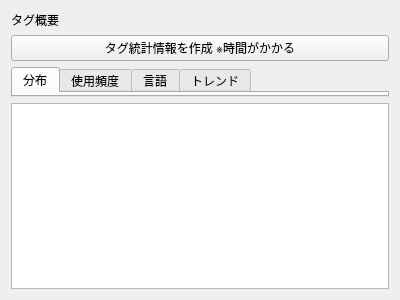
<?xml version="1.0" encoding="UTF-8"?>
<ui version="4.0">
 <class>TagStatisticsWidget</class>
 <widget class="QWidget" name="TagStatisticsWidget">
  <property name="geometry">
   <rect>
    <x>0</x>
    <y>0</y>
    <width>400</width>
    <height>300</height>
   </rect>
  </property>
  <property name="windowTitle">
   <string>タグ統計</string>
  </property>
  <layout class="QVBoxLayout" name="verticalLayout">
   <item>
    <widget class="QLabel" name="labelSummary">
     <property name="text">
      <string>タグ概要</string>
     </property>
    </widget>
   </item>
   <item>
    <widget class="QPushButton" name="statsGenerateButton">
     <property name="text">
      <string>タグ統計情報を作成 ※時間がかかる</string>
     </property>
    </widget>
   </item>
   <item>
    <widget class="QTabWidget" name="tabWidgetCharts">
     <widget class="QWidget" name="tabDistribution">
      <attribute name="title">
       <string>分布</string>
      </attribute>
     </widget>
     <widget class="QWidget" name="tabUsage">
      <attribute name="title">
       <string>使用頻度</string>
      </attribute>
     </widget>
     <widget class="QWidget" name="tabLanguage">
      <attribute name="title">
       <string>言語</string>
      </attribute>
     </widget>
     <widget class="QWidget" name="tabTrends">
      <attribute name="title">
       <string>トレンド</string>
      </attribute>
     </widget>
    </widget>
   </item>
   <item>
    <widget class="QListWidget" name="listWidgetTopTags"/>
   </item>
  </layout>
 </widget>
 <resources/>
 <connections/>
</ui>
